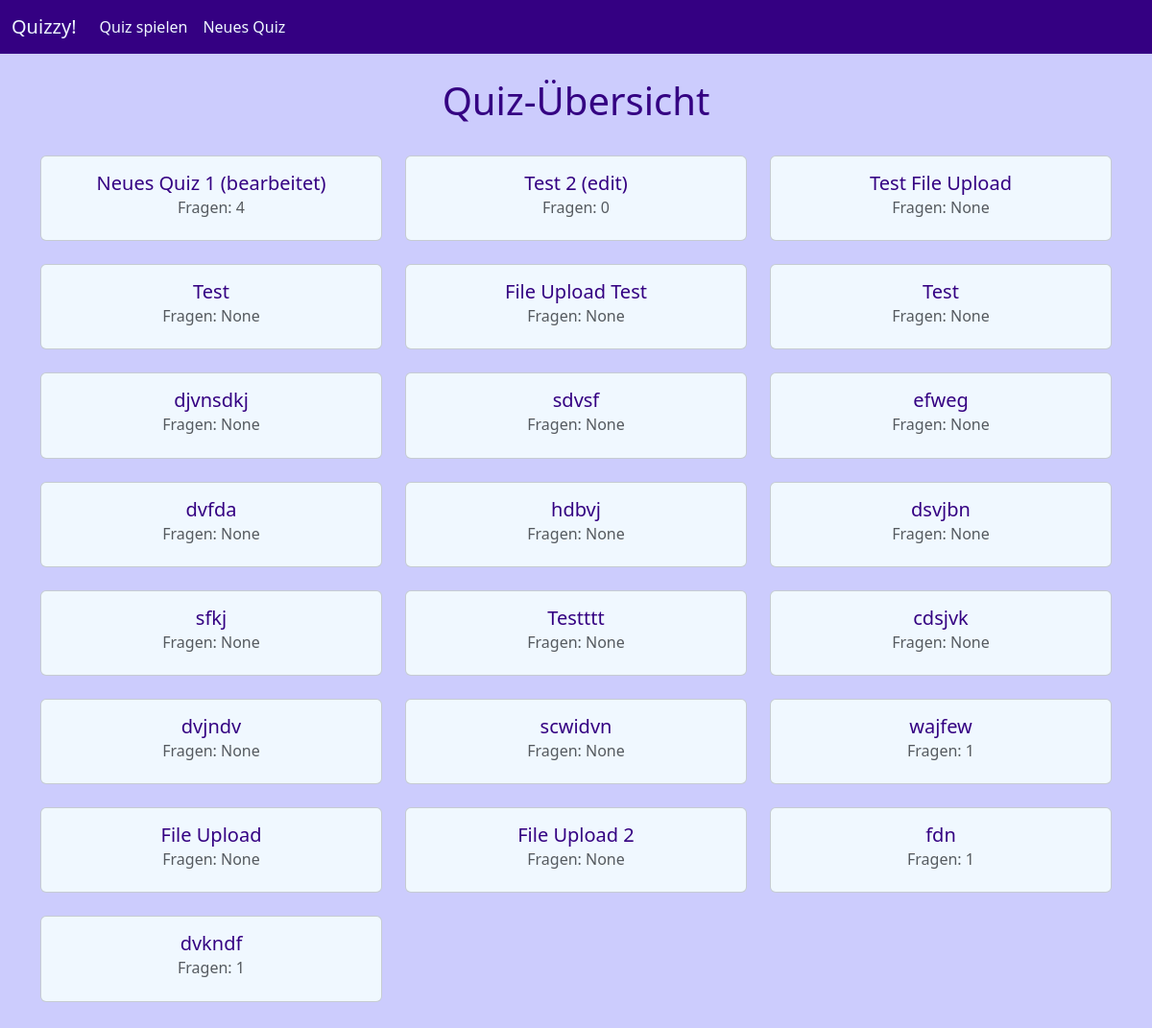
Page /quizoverview on the earlier database version.
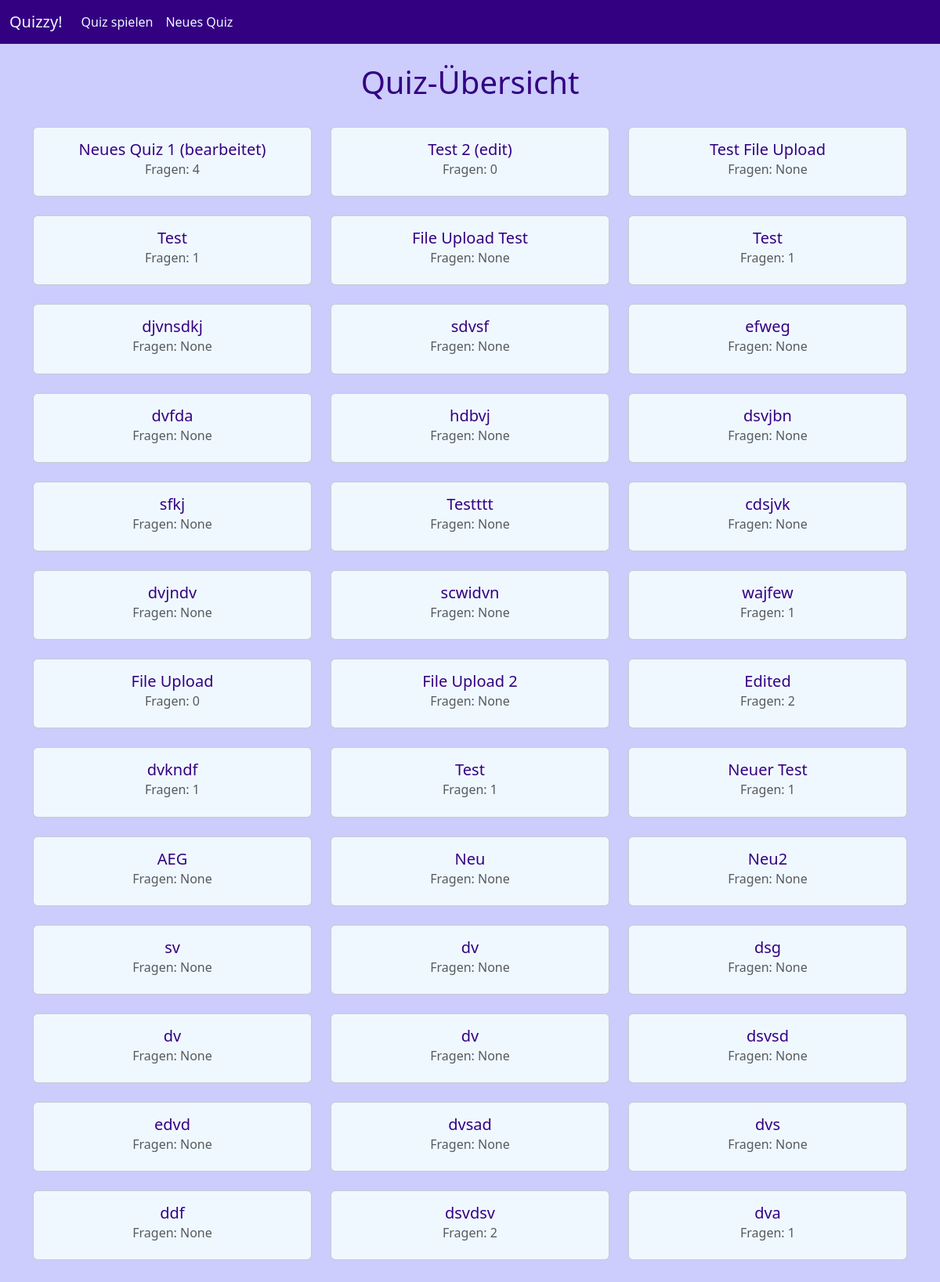
Same page on the later database version.
### tables this page shows
CREATE TABLE quizzes (title TEXT NOT NULL, number_of_questions INTEGER);

### quizzy.py (the view)
@app.route("/quizoverview")
def quizoverview():
    with sqlite3.connect('quizzy.db') as con:
        con.row_factory = sqlite3.Row
        cur = con.cursor()
        cur.execute("SELECT rowid, * FROM quizzes")
        quizzes = cur.fetchall()
    return render_template("quizoverview.html", quizzes=quizzes)

### templates/quizoverview.html (shortened to what this page needs)
<!DOCTYPE html>
<html lang="en">
{% include 'head.html' %}
<body>
    {% include 'navbar.html' %}
    <h1>Quiz-Übersicht</h1>
    <div class="container">
        <div class="row g-4 justify-content-start">
            {% for quiz in quizzes %}
            <div class="col-12 col-sm-6 col-lg-4">
                <a class="card" href="{{ url_for('quiz', quiz_id=quiz['rowid']) }}">
                    <div class="card-body">
                        <h5 class="card-title">{{ quiz['title'] }}</h5>
                        <h6 class="card-subtitle mb-2 text-body-secondary">Fragen: {{ quiz['number_of_questions'] }}
                        </h6>
                    </div>
                </a>
            </div>
            {% endfor %}
        </div>
    </div>
    {% include 'footer.html' %}
</body>
</html>

### templates/head.html (shortened to what this page needs)
<head>
    <link href="https://cdn.jsdelivr.net/npm/bootstrap@5.3.3/dist/css/bootstrap.min.css" rel="stylesheet"
>
    <link rel="stylesheet" href="https://cdnjs.cloudflare.com/ajax/libs/font-awesome/6.6.0/css/all.min.css">
    <link rel="stylesheet" href="{{ url_for('static', filename='style.css') }}">
</head>

### templates/navbar.html (shortened to what this page needs)
<nav class="navbar navbar-expand-lg bg-body-tertiary">
    <div class="container-fluid">
        <a class="navbar-brand mb-0 h1" href="/" style="color: aliceblue;">Quizzy!</a>
        <div class="navbar-collapse collapse" id="navbar-index">
            <ul class="navbar-nav me-auto mb-2 mb-lg-0">
                <li class="nav-item">
                    <a class="nav-link" aria-current="page" href="{{ url_for('quizoverview') }}"
                        style="color: aliceblue;">Quiz spielen</a>
                </li>
                <li class="nav-item">
                    <a class="nav-link" aria-current="page" href="{{ url_for('createquiz') }}"
                        style="color: aliceblue;">Neues Quiz</a>
                </li>
            </ul>
        </div>
    </div>
</nav>

### templates/footer.html
<div style="padding: 30px;"></div>

### static/style.css (style rules this page uses)
body { text-align: center; background-color: #ccccfd; }
h1 { color: rgb(52, 0, 130); padding-top: 25px; padding-bottom: 25px; }
ul { list-style-type: none; }
.navbar-expand-lg { background-color: rgb(52, 0, 130) !important; }
.card { height: 100%; }
a.card { text-decoration: none; color: rgb(52, 0, 130); background-color: aliceblue; }

Differences in the rows shown:
changed quizzes (number 4 of 39 on the later page): number_of_questions "None" → "1"
changed quizzes (number 6 of 39 on the later page): number_of_questions "None" → "1"
changed quizzes "File Upload": number_of_questions "None" → "0"
changed quizzes: title "fdn" → "Edited"; number_of_questions "1" → "2"
added quizzes: title "Test", number_of_questions "1"
added quizzes: title "Neuer Test", number_of_questions "1"
added quizzes: title "AEG", number_of_questions "None"
added quizzes: title "Neu", number_of_questions "None"
added quizzes: title "Neu2", number_of_questions "None"
added quizzes: title "sv", number_of_questions "None"
added quizzes: title "dv", number_of_questions "None"
added quizzes: title "dsg", number_of_questions "None"
added quizzes: title "dv", number_of_questions "None"
added quizzes: title "dv", number_of_questions "None"
added quizzes: title "dsvsd", number_of_questions "None"
added quizzes: title "edvd", number_of_questions "None"
added quizzes: title "dvsad", number_of_questions "None"
added quizzes: title "dvs", number_of_questions "None"
added quizzes: title "ddf", number_of_questions "None"
added quizzes: title "dsvdsv", number_of_questions "2"
added quizzes: title "dva", number_of_questions "1"
